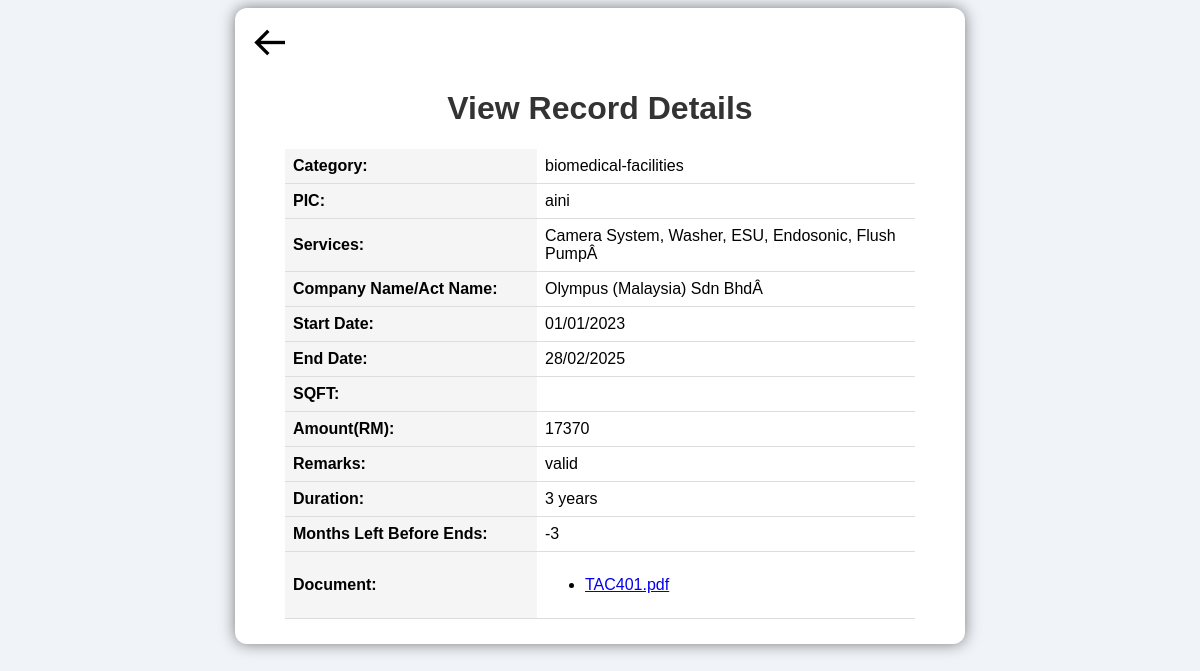
Page /view2.php?filename=TAC401.pdf (signed in) on the committed database.
### tables this page shows
CREATE TABLE IF NOT EXISTS `form` (
`id` int(11) NOT NULL,
  `category` varchar(50) NOT NULL,
  `pic` varchar(100) NOT NULL,
  `service` varchar(500) NOT NULL,
  `company` varchar(500) NOT NULL,
  `start` date NOT NULL,
  `endDate` date NOT NULL,
  `sqft` varchar(80) NOT NULL,
  `rent` varchar(80) NOT NULL,
  `remarks` varchar(500) NOT NULL,
  `filename` varchar(500) NOT NULL,
  `monthsLeft` int(100) NOT NULL,
  `department` varchar(100) NOT NULL,
  `upload_date` timestamp NOT NULL DEFAULT CURRENT_TIMESTAMP ON UPDATE CURRENT_TIMESTAMP,
  `status` enum('active','expired') NOT NULL,
  `duration` varchar(100) NOT NULL
);

### view2.php (the view, shortened to what this page needs)
<?php
include("dbconn.php");
$filename = isset($_GET['filename']) ? $_GET['filename'] : '';
$stmt = $connection->prepare("SELECT * FROM form WHERE filename = ? AND department = ?");
$stmt->bind_param("si", $filename, $_SESSION['department']);
$stmt->execute();
$result = $stmt->get_result();
if ($result->num_rows > 0) {
    $row = $result->fetch_assoc();
} else {
    echo "<script>alert('No data found for this entry.'); window.location.href='department.php';</script>";
    exit();
}
?>
<!DOCTYPE html>
<html lang="en">
<head>
    <link href='https://unpkg.com/boxicons@2.1.4/css/boxicons.min.css' rel='stylesheet'>
</head>
<body>
<div class="container">
    <a href="department.php" class="back-button" type="button"><i class='bx bx-arrow-back'></i></a>
    <h1>View Record Details</h1>
    <table>
        <tr><th>Category:</th><td><?php echo htmlspecialchars($row['category']); ?></td></tr>
        <tr><th>PIC:</th><td><?php echo htmlspecialchars($row['pic']); ?></td></tr>
        <tr><th>Services:</th><td><?php echo htmlspecialchars($row['service']); ?></td></tr>
        <tr><th>Company Name/Act Name:</th><td><?php echo htmlspecialchars($row['company']); ?></td></tr>
        <tr><th>Start Date:</th><td><?php echo date("d/m/Y", strtotime($row["start"])); ?></td></tr>
        <tr><th>End Date:</th><td><?php echo date("d/m/Y", strtotime($row["endDate"])); ?></td></tr>
        <tr><th>SQFT:</th><td><?php echo htmlspecialchars($row['sqft']); ?></td></tr>
        <tr><th>Amount(RM):</th><td><?php echo htmlspecialchars($row['rent']); ?></td></tr>
        <tr><th>Remarks:</th><td><?php echo htmlspecialchars($row['remarks']); ?></td></tr>
        <tr><th>Duration:</th><td><?php echo htmlspecialchars($row['duration']); ?></td></tr>
        <tr><th>Months Left Before Ends:</th><td><?php echo htmlspecialchars($row['monthsLeft']); ?></td></tr>
        <tr><th>Document:</th>
        <td>
                <?php
                if (!empty($row['filename'])) {
                    $file_names = preg_split('/\s*,\s*/', $row['filename']);
                    echo "<ul>";
                    foreach ($file_names as $file_name) {
                        echo "<li><a href='uploads/" . htmlspecialchars($file_name) . "' download>" . htmlspecialchars($file_name) . "</a></li>";
                    }
                    echo "</ul>";
                } else {
                    echo "<p style='color: red;'>No document available.</p>";
                }
                ?>
            </td>
        </tr>
    </table>
</div>
</body>
</html>

### view2.php (style rules this page uses)
body { font-family: Arial, sans-serif; background-color: #f0f4f8; }
.container { max-width: 700px; margin: 5px auto; padding: 15px; background-color: white; border-radius: 12px; box-shadow: 0 0 15px rgba(0, 0, 0, 0.5); }
h1 { text-align: center; color: #333; }
table { width: 90%; border-collapse: collapse; margin: 10px auto; }
table th, table td { text-align: left; padding: 8px; border-bottom: 1px solid #ddd; }
table th { background-color: #f5f5f5; width: 40%; }
.back-button { background-color: transparent; border: none; color: black; font-size: 40px; cursor: pointer; transition: color 0.3s ease, transform 0.5s ease; }

### rows in the picture
form: category "biomedical-facilities", pic "aini", service "Camera System, Washer, ESU, Endosonic, Flush PumpÂ", company "Olympus (Malaysia) Sdn BhdÂ", start "01/01/2023", endDate "28/02/2025", rent "17370", remarks "valid", duration "3 years", monthsLeft "-3", filename "TAC401.pdf"
